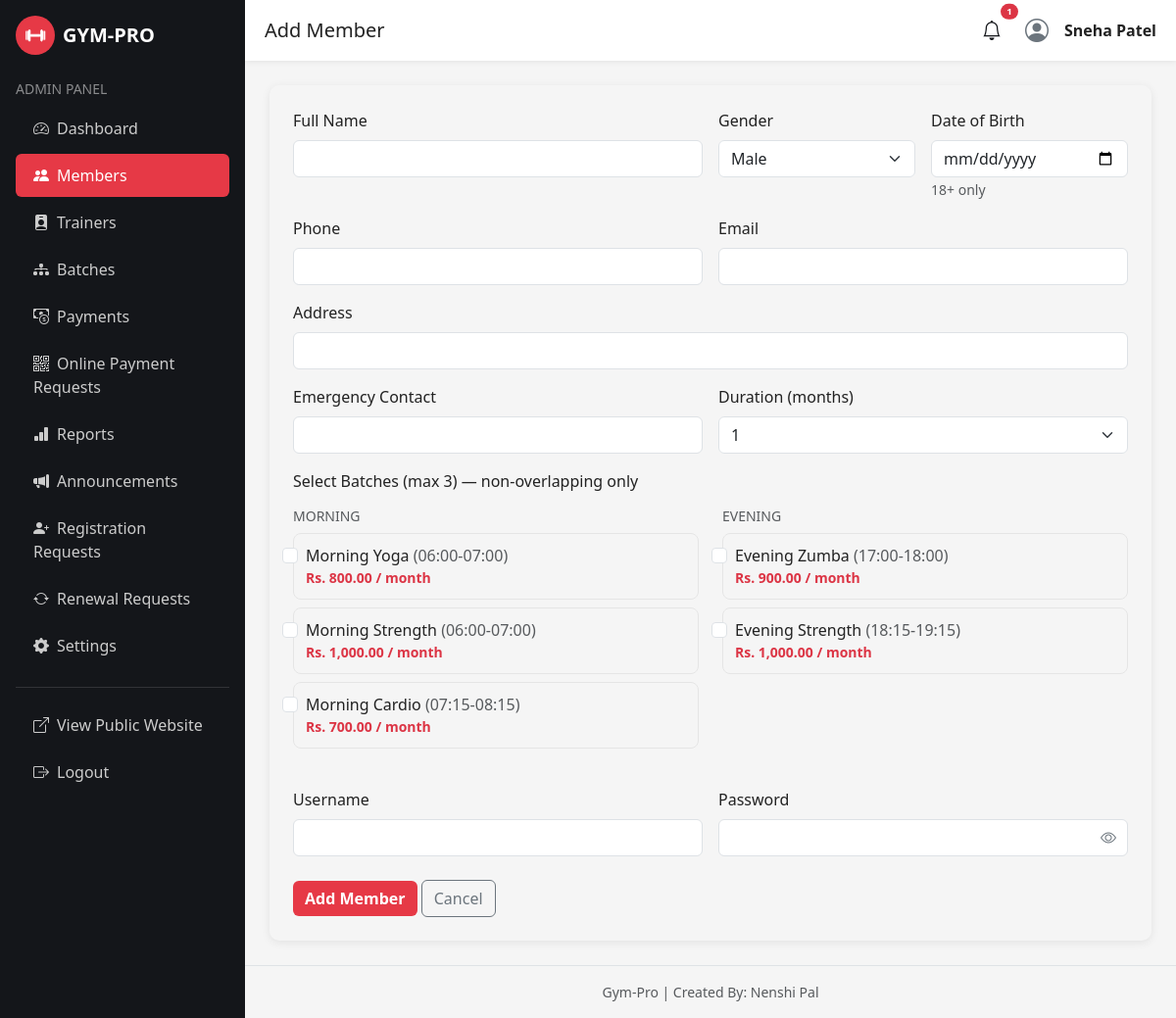
Screenshot of /admin/member/add-member.php (signed in) with the database file from the repository.
### tables this page shows
CREATE TABLE settings (
    setting_id INT AUTO_INCREMENT PRIMARY KEY,
    setting_key VARCHAR(50) NOT NULL UNIQUE,
    setting_value VARCHAR(255) NOT NULL
);

CREATE TABLE batches (
    batch_id INT AUTO_INCREMENT PRIMARY KEY,
    batch_name VARCHAR(100) NOT NULL,
    start_time TIME NOT NULL,
    end_time TIME NOT NULL,
    capacity INT NOT NULL DEFAULT 20,
    monthly_fee DECIMAL(10,2) NOT NULL DEFAULT 0,
    status ENUM('Active','Inactive') DEFAULT 'Active'
);

### includes/config.php (called while the page is built, shortened)
<?php
function max_dob_for_registration() {
    return date('Y-m-d', strtotime('-' . MIN_REGISTRATION_AGE . ' years'));
}
?>

### includes/batch-functions.php (called while the page is built, shortened)
<?php
function get_batches_grouped($conn, $active_only = true) {
    $sql = "SELECT * FROM batches";
    if ($active_only) { $sql .= " WHERE status='Active'"; }
    $sql .= " ORDER BY start_time ASC";
    $result = mysqli_query($conn, $sql);
    $grouped = ['Morning' => [], 'Evening' => []];
    while ($row = mysqli_fetch_assoc($result)) {
        $bucket = ($row['start_time'] < '12:00:00') ? 'Morning' : 'Evening';
        $grouped[$bucket][] = $row;
    }
    return $grouped;
}
function get_max_batches_per_member($conn) {
    $res = mysqli_query($conn, "SELECT setting_value FROM settings WHERE setting_key='max_batches_per_member'");
    $row = mysqli_fetch_assoc($res);
    return $row ? (int)$row['setting_value'] : 3;
}
?>

### admin/member/add-member.php (the view, shortened to what this page needs)
<?php
require_once "../../includes/config.php";
require_once "../../includes/batch-functions.php";
$max_batches = get_max_batches_per_member($conn);
$grouped = get_batches_grouped($conn, true);
include "../includes/header.php";
include "../includes/sidebar.php";
include "../includes/topbar.php";
?>
<div class="gym-card p-4">
    <form method="POST">
        <div class="row g-3">
            <div class="col-md-6"><label class="form-label">Full Name</label><input type="text" name="full_name" class="form-control" required value="<?php echo htmlspecialchars((isset($_POST['full_name']) ? $_POST['full_name'] : '')); ?>"></div>
            <div class="col-md-3"><label class="form-label">Gender</label>
                <select name="gender" class="form-select"><option>Male</option><option>Female</option><option>Other</option></select>
            </div>
            <div class="col-md-3"><label class="form-label">Date of Birth</label><input type="date" name="dob" class="form-control" required max="<?php echo max_dob_for_registration(); ?>"><small class="text-muted">18+ only</small></div>
            <div class="col-md-6"><label class="form-label">Phone</label><input type="text" name="phone" class="form-control" required></div>
            <div class="col-md-6"><label class="form-label">Email</label><input type="email" name="email" class="form-control" required></div>
            <div class="col-12"><label class="form-label">Address</label><input type="text" name="address" class="form-control"></div>
            <div class="col-md-6"><label class="form-label">Emergency Contact</label><input type="text" name="emergency_contact" class="form-control"></div>
            <div class="col-md-6"><label class="form-label">Duration (months)</label>
                <select name="duration_months" class="form-select duration-select">
                    <option value="1">1</option><option value="3">3</option><option value="6">6</option><option value="12">12</option>
                </select>
            </div>
            <div class="col-12">
                <label class="form-label">Select Batches (max <?php echo $max_batches; ?>) — non-overlapping only</label>
                <div data-batch-picker data-max-batches="<?php echo $max_batches; ?>" class="row">
                    <?php foreach (['Morning','Evening'] as $slot): if (empty($grouped[$slot])) continue; ?>
                        <div class="col-md-6">
                            <h6 class="text-muted small text-uppercase mt-2"><?php echo $slot; ?></h6>
                            <?php foreach ($grouped[$slot] as $b): ?>
                                <div class="form-check batch-check">
                                    <input class="form-check-input batch-check-input" type="checkbox"
                                           name="batch_ids[]" value="<?php echo $b['batch_id']; ?>"
                                           id="add_batch_<?php echo $b['batch_id']; ?>"
                                           data-start="<?php echo $b['start_time']; ?>"
                                           data-end="<?php echo $b['end_time']; ?>"
                                           data-fee="<?php echo $b['monthly_fee']; ?>"
                                           data-name="<?php echo htmlspecialchars($b['batch_name'], ENT_QUOTES); ?>">
                                    <label class="form-check-label" for="add_batch_<?php echo $b['batch_id']; ?>">
                                        <?php echo htmlspecialchars($b['batch_name']); ?>
                                        <span class="text-muted">(<?php echo substr($b['start_time'],0,5) . "-" . substr($b['end_time'],0,5); ?>)</span>
                                        <span class="d-block small text-danger fw-semibold">Rs. <?php echo number_format($b['monthly_fee'], 2); ?> / month</span>
                                    </label>
                                </div>
                            <?php endforeach; ?>
                        </div>
                    <?php endforeach; ?>
                </div>
            </div>
            <div class="col-md-6"><label class="form-label">Username</label><input type="text" name="username" class="form-control" required></div>
            <div class="col-md-6"><label class="form-label">Password</label>
                <div class="password-wrapper">
                    <input type="password" name="password" id="pw1" class="form-control" required minlength="6">
                    <i class="bi bi-eye toggle-password" data-target="pw1"></i>
                </div>
            </div>
        </div>
        <button type="submit" class="btn btn-gym-primary mt-4">Add Member</button>
        <a href="members.php" class="btn btn-outline-secondary mt-4">Cancel</a>
    </form>
</div>
<?php include "../includes/footer.php"; ?>

### css/style.css (style rules this page uses)
:root { --gym-dark: #14161a; --gym-dark-2: #1e2128; --gym-red: #e63946; --gym-red-dark: #c1121f; --gym-light: #f5f5f5; --gym-gray: #6c757d; }
body { font-family: 'Segoe UI', Arial, sans-serif; background-color: var(--gym-light); color: #222; }
.btn-gym-primary { background: var(--gym-red); border: none; color: #fff; font-weight: 600; }
.gym-card { border: none; border-radius: 10px; box-shadow: 0 2px 10px rgba(0,0,0,0.08); transition: transform .2s ease; }
.password-wrapper { position: relative; }
.password-wrapper input { padding-right: 40px; }
.toggle-password { position: absolute; right: 12px; top: 50%; transform: translateY(-50%); cursor: pointer; color: var(--gym-gray); }
.batch-check { border: 1px solid #e5e5e5; border-radius: 8px; padding: 10px 12px; margin-bottom: 8px; transition: opacity .15s ease; }

### css/animations.css (style rules this page uses)
body { animation: gp-page-fade 0.5s ease both; }
.gym-card, .stat-card, .auth-card, .batch-check, .gym-hero h1, .gym-hero p, .gym-hero .btn { opacity: 0; transform: translateY(24px); transition: opacity 0.6s ease, transform 0.6s ease; }
.gp-in-view { opacity: 1 !important; transform: translateY(0) !important; }
.gym-card { transition: transform 0.25s ease, box-shadow 0.25s ease, opacity 0.6s ease; }
.btn { transition: transform 0.15s ease, box-shadow 0.15s ease, background-color 0.15s ease; }
.form-control, .form-select { transition: box-shadow 0.2s ease, border-color 0.2s ease; }
.toggle-password { transition: color 0.2s ease, transform 0.15s ease; }
.batch-check { transition: transform 0.2s ease, border-color 0.2s ease, background-color 0.2s ease, opacity 0.2s ease; }

### rows the page displays
settings: setting_value "3"
batches: batch_name "Morning Yoga", start_time "06:00", end_time "07:00", monthly_fee "800.00"
batches: batch_name "Morning Strength", start_time "06:00", end_time "07:00", monthly_fee "1,000.00"
batches: batch_name "Morning Cardio", start_time "07:15", end_time "08:15", monthly_fee "700.00"
batches: batch_name "Evening Zumba", start_time "17:00", end_time "18:00", monthly_fee "900.00"
batches: batch_name "Evening Strength", start_time "18:15", end_time "19:15", monthly_fee "1,000.00"

### other values shown
isset($page_title) ? $page_title : 'Admin' "Add Member"
$notif_total "1"
isset($_SESSION['admin_name']) ? $_SESSION['admin_name'] : 'Admin' "Sneha Patel"
$slot "MORNING"
$slot "EVENING"
